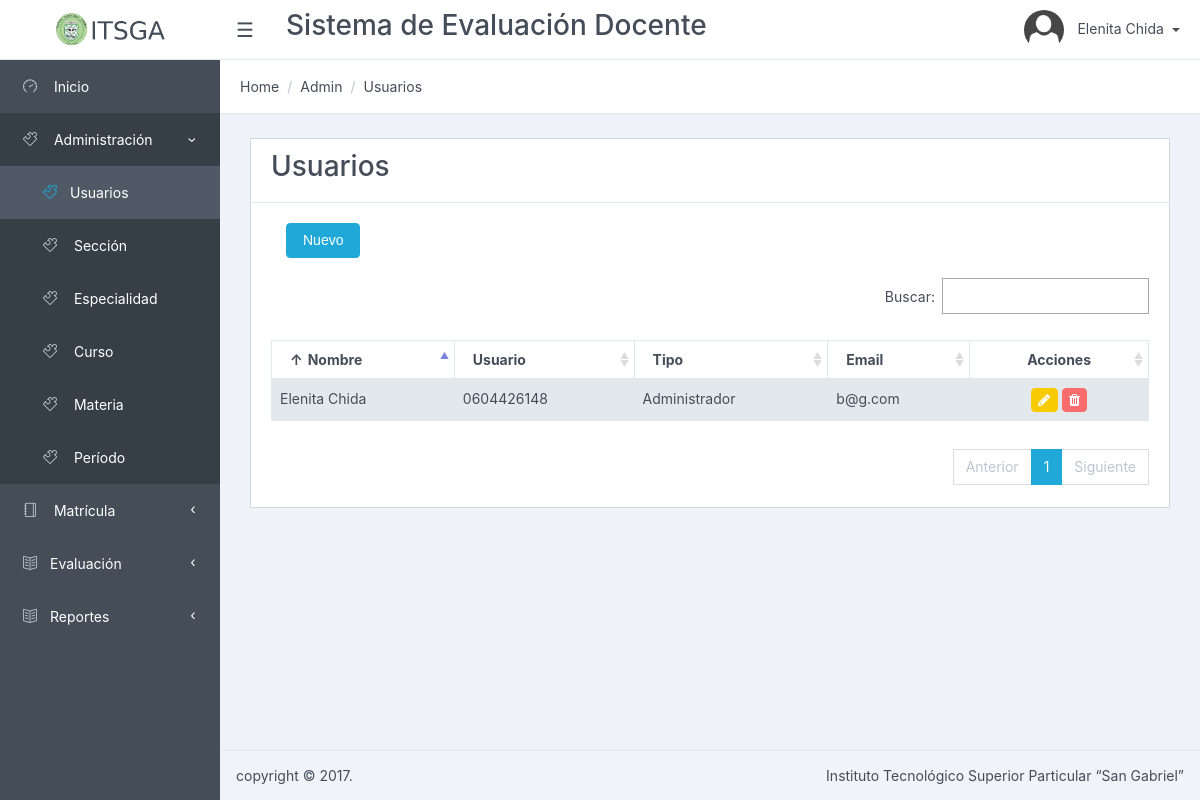
Screenshot of /Usuario/listar/ (signed in) with the database file from the repository.
### tables this page shows
CREATE TABLE `usuario` (
  `usuario_id` int(11) NOT NULL AUTO_INCREMENT,
  `cedula` varchar(10) NOT NULL,
  `nombres` varchar(128) NOT NULL,
  `apellidos` varchar(128) NOT NULL,
  `password` varchar(45) NOT NULL,
  `direccion` varchar(512) DEFAULT NULL,
  `telefono` varchar(10) DEFAULT NULL,
  `celular` varchar(10) DEFAULT NULL,
  `email` varchar(512) DEFAULT NULL,
  `estado` tinyint(1) NOT NULL DEFAULT '1',
  `tipo_usuario_id` int(11) NOT NULL,
  `especialidad_id` int(11) DEFAULT NULL,
  PRIMARY KEY (`usuario_id`),
  KEY `fk_usuario_tipo_usuario` (`tipo_usuario_id`),
  CONSTRAINT `fk_usuario_tipo_usuario` FOREIGN KEY (`tipo_usuario_id`) REFERENCES `tipo_usuario` (`tipo_usuario_id`) ON DELETE NO ACTION ON UPDATE NO ACTION
);

CREATE TABLE `tipo_usuario` (
  `tipo_usuario_id` int(11) NOT NULL AUTO_INCREMENT,
  `nombre` varchar(128) NOT NULL,
  `estado` tinyint(1) NOT NULL DEFAULT '1',
  PRIMARY KEY (`tipo_usuario_id`)
);

### app/controllers/UsuarioController.php (called while the page is built, shortened)
<?php
require_once (PATH_MODELS . "/UsuarioModel.php");
class UsuarioController {
	public function listar() {
		$model = new UsuarioModel();
		$datos = $model->getlistadoUsuario();
		require_once PATH_VIEWS."/Usuario/view.list.php";
	}
}

### index.php (called while the page is built, shortened)
<?php
if(isset($_GET['action'])){
	$redirect = ($_GET['action']!='')?$_GET['action']:"listar";
}
$controller = new $controllerName();
$controller->$redirect();
?>

### public/views/Usuario/index.php (called while the page is built, shortened)
<?php
require_once("../../../index.php");
?>

### app/models/BaseModel.php (called while the page is built, shortened)
<?php
class BaseModel {
	private $pdo;
	private function openConexion() {
		try {
			$this->pdo = new PDO ( 'mysql:host=' . HOSTNAME_DATABASE . ';dbname=' . DATABASE . ';charset=utf8', USERNAME, PASSWORD );
			$this->pdo->setAttribute ( PDO::ATTR_ERRMODE, PDO::ERRMODE_EXCEPTION );
		} catch ( Exception $e ) {
			die ( $e->getMessage () );
		}
	}
	private function closeConexion() {
		$this->pdo = null;
	}
	public function execSql($sql, $parameters, $list = false, $obtainId = false) {
		try {
			$stm = $this->pdo->prepare ( $sql );
			$stm->execute ( $parameters );
			if ($obtainId) {
				$result = $this->pdo->lastInsertId ();
			} else {
				if ($list) {
					$result = $stm->fetchAll ( PDO::FETCH_OBJ );
				} else {
					$result = $stm->fetch ( PDO::FETCH_OBJ );
				}
			}
		} catch ( Exception $e ) {
			die ( $e->getMessage () );
		}
		return $result;
	}
}

### app/models/UsuarioModel.php (called while the page is built, shortened)
<?php
require_once(PATH_MODELS."/BaseModel.php");
class UsuarioModel {
	public function getlistadoUsuario(){
		$model = new BaseModel();
		$sql = "select u.*, u.usuario_id as id,t.nombre as tipo_usuario_nombre from usuario as u
				inner join tipo_usuario t on u.tipo_usuario_id= t.tipo_usuario_id
				where u.estado = 1";
		return $model->execSql($sql, array(),true);
	}
}

### public/views/Usuario/view.list.php (the view, shortened to what this page needs)
<?php $title = "Usuarios";?>
<?php include_once PATH_TEMPLATE.'/header.php';?>
<div class="card">
<div class="card-header">
    	<h3>Usuarios</h3>
</div>
<div class="card-block">
	<div class="col-lg-12">
		<button type="button" data-id="0" class="btn btn-primary" data-toggle="modal" data-target="#myModal">
          Nuevo
         </button>
	</div>
	<table class="table table-striped table-bordered table-hover" id="dataTables-example" >
    <thead>
	    <tr>
	    	<th>Nombre</th>
	    	<th>Usuario</th>
		    <th>Tipo</th>
		    <th>Email</th>
		    <th style="text-align: center;">Acciones</th>
	    </tr>
    </thead>
    <tbody>
    	<?php foreach ($datos as $item) {
    		echo "<tr><td>".$item->nombres." ".$item->apellidos."</td>";
    		echo "<td>".$item->cedula."</td>";
    		echo "<td>".$item->tipo_usuario_nombre."</td>";
    		echo "<td>".$item->email." </td>";
    		echo "<td align='center'><a href='#' class='btn btn-warning btn-sm' data-id='".$item->id."' data-toggle='modal' data-target='#myModal' title='Editar' ><i class='fa fa-pencil'></i></a>
					  <a href='javascript:if(confirm(\"Est\u00e1 seguro que desea eliminar el elemento seleccionado?\")){redirect(".$item->id.");}' class='btn btn-danger btn-sm' title='Eliminar'><i class='fa fa-trash'></i></a></td>";
    	}?>
    </tbody>
    </table>
</div>
</div>
<?php include_once PATH_TEMPLATE.'/footer.php';?>
<link href="<?php echo PATH_CSS; ?>/dataTables.bootstrap.css" rel="stylesheet">
<link href="<?php echo PATH_CSS; ?>/bootstrapValidator.min.css" rel="stylesheet">
</body>
</html>

### public/template/header.php (shortened to what this page needs)
<!DOCTYPE html>
<html lang="en">
<head>
    <link href="<?php echo PATH_CSS; ?>/font-awesome.min.css" rel="stylesheet">
    <link href="<?php echo PATH_CSS; ?>/simple-line-icons.css" rel="stylesheet">
     <link href="<?php echo PATH_CSS; ?>/style.css" rel="stylesheet">
</head>
<body class="app header-fixed sidebar-fixed aside-menu-fixed aside-menu-hidden">
    <header class="app-header navbar">
        <a class="navbar-brand" href="#"></a>
        <ul class="nav navbar-nav d-md-down-none">
            <li class="nav-item">
                <a class="nav-link navbar-toggler sidebar-toggler" href="#">☰</a>
            </li>
            <li class="nav-item px-3">
                <h3>Sistema de Evaluaci&oacute;n Docente</h3>
            </li>
        </ul>
        <ul class="nav navbar-nav ml-auto" style="padding-right: 20px;">
            <li class="nav-item dropdown">
                <a class="nav-link dropdown-toggle nav-link" data-toggle="dropdown" href="#" role="button" aria-haspopup="true" aria-expanded="false">
                    <img src="<?php echo PATH_IMAGES; ?>/avatars/avatar.png" class="img-avatar" alt="admin@bootstrapmaster.com">
                    <span class="d-md-down-none"><?php echo $_SESSION['SESSION_USER']->nombres." ".$_SESSION['SESSION_USER']->apellidos; ?></span>
                </a>
            </li>
        </ul>
    </header>
    <div class="app-body">
        <div class="sidebar">
            <nav class="sidebar-nav">
                <ul class="nav">
                    <li class="nav-item">
                        <a class="nav-link" href="../../Seguridad/inicio/"><i class="icon-speedometer"></i> Inicio </a>
                    </li>
                     <?php if($_SESSION['SESSION_USER']->tipo_usuario_id ==1):?>
                    <li class="nav-item nav-dropdown">
                        <a class="nav-link nav-dropdown-toggle" href="#"><i class="icon-puzzle"></i> Administraci&oacute;n</a>
                        <ul class="nav-dropdown-items">
                            <li class="nav-item">
                                <a class="nav-link tab-link" href="../../Usuario/listar/"><i class="icon-puzzle"></i>Usuarios</a>
                            </li>
                            <li class="nav-item">
                                <a class="nav-link tab-link" href="../../Seccion/listar/"><i class="icon-puzzle"></i> Secci&oacute;n</a>
                            </li>
                            <li class="nav-item">
                                <a class="nav-link tab-link" href="../../Especialidad/listar/"><i class="icon-puzzle"></i> Especialidad</a>
                            </li>
                            <li class="nav-item">
                                <a class="nav-link tab-link" href="../../Curso/listar/"><i class="icon-puzzle"></i> Curso</a>
                            </li>
                            <li class="nav-item">
                                <a class="nav-link tab-link" href="../../Materia/listar/"><i class="icon-puzzle"></i> Materia</a>
                            </li>
                            <li class="nav-item">
                                <a class="nav-link tab-link" href="../../Periodo/listar/"><i class="icon-puzzle"></i> Per&iacute;odo</a>
                            </li>
                        </ul>
                    </li>
                    <li class="nav-item nav-dropdown">
                        <a class="nav-link nav-dropdown-toggle" href="#"><i class="icon-notebook"></i> Matr&iacute;cula</a>
                    </li>
                    <li class="nav-item nav-dropdown">
                        <a class="nav-link nav-dropdown-toggle" href="#"><i class="icon-book-open"></i>Evaluaci&oacute;n</a>
                    </li>
                    <li class="nav-item nav-dropdown">
                        <a class="nav-link nav-dropdown-toggle" href="#"><i class="icon-book-open"></i>Reportes</a>
                    </li>
                <?php endif; ?>
                </ul>
            </nav>
        </div>
        <main class="main">
            <ol class="breadcrumb">
                <li class="breadcrumb-item">Home</li>
                <li class="breadcrumb-item">Admin</li>
                <li class="breadcrumb-item"><?php echo $title; ?></li>
            </ol>
			<div class="container-fluid">

### rows the page displays
usuario: nombres "Elenita", apellidos "Chida", cedula "0604426148", tipo_usuario.nombre "Administrador", email "b@g.com"

### other values shown
$title "Usuarios"
